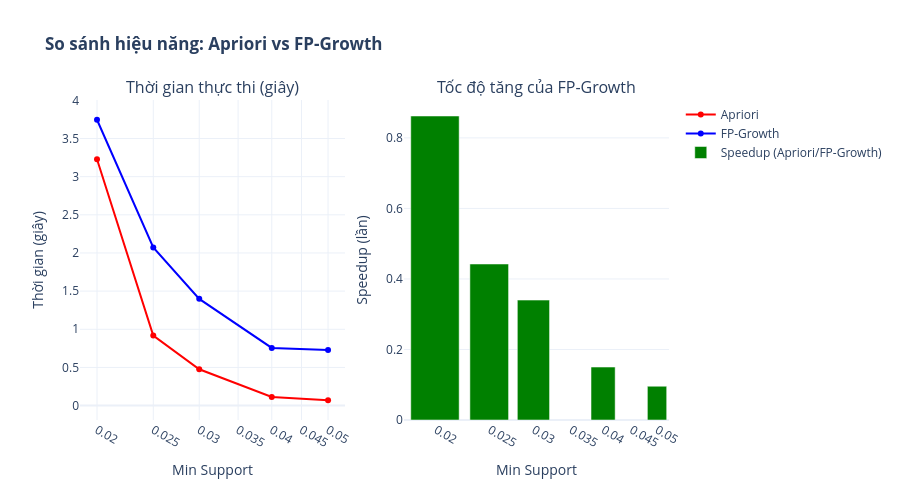

Write notebook code for a chart like this one.
### Markdown cell above
### 2.2. Biểu đồ so sánh Apriori vs FP-Growth

### Code cell
"""
CELL 5: BIỂU ĐỒ 1 - SO SÁNH THỜI GIAN THỰC THI
Mục đích: Vẽ line chart so sánh thời gian chạy của Apriori vs FP-Growth khi giảm min_support
Nội dung: Trục X = min_support, Y = thời gian (giây), 2 đường cho Apriori và FP-Growth
Ý nghĩa: Cho thấy FP-Growth nhanh hơn rõ rệt khi min_support giảm
"""

fig = make_subplots(
    rows=1, cols=2,
    subplot_titles=('Thời gian thực thi (giây)', 'Tốc độ tăng của FP-Growth'),
    specs=[[{"secondary_y": False}, {"secondary_y": False}]]
)

# Biểu đồ 1: Thời gian
fig.add_trace(
    go.Scatter(x=df_comparison['min_support'], y=df_comparison['apriori_time'],
               mode='lines+markers', name='Apriori', line=dict(color='red', width=2)),
    row=1, col=1
)
fig.add_trace(
    go.Scatter(x=df_comparison['min_support'], y=df_comparison['fpgrowth_time'],
               mode='lines+markers', name='FP-Growth', line=dict(color='blue', width=2)),
    row=1, col=1
)

# Biểu đồ 2: Speedup
fig.add_trace(
    go.Bar(x=df_comparison['min_support'], y=df_comparison['speedup'],
           name='Speedup (Apriori/FP-Growth)', marker_color='green'),
    row=1, col=2
)

fig.update_xaxes(title_text="Min Support", row=1, col=1, type='log')
fig.update_xaxes(title_text="Min Support", row=1, col=2, type='log')
fig.update_yaxes(title_text="Thời gian (giây)", row=1, col=1)
fig.update_yaxes(title_text="Speedup (lần)", row=1, col=2)

fig.update_layout(
    title_text="<b>So sánh hiệu năng: Apriori vs FP-Growth</b>",
    height=500,
    showlegend=True,
    template="plotly_white"
)

# Hiển thị biểu đồ - dùng display thay vì show() để tránh lỗi nbformat
from IPython.display import display
display(fig)

print("\n📊 NHẬN XÉT VỀ THỜI GIAN THỰC THI:")
print("- FP-Growth luôn nhanh hơn Apriori ở tất cả các giá trị min_support")
print(f"- Tốc độ tăng trung bình: {df_comparison['speedup'].mean():.2f}x")
print(f"- Tốc độ tăng tối đa: {df_comparison['speedup'].max():.2f}x tại min_support={df_comparison.loc[df_comparison['speedup'].idxmax(), 'min_support']}")

### Figure 1 — Plotly figure (JSON) as saved in the notebook; plotly's stock layout.template omitted (floating-point values rounded to 4 significant figures)
{"data": [{"line": {"color": "red", "width": 2}, "mode": "lines+markers", "name": "Apriori", "type": "scatter", "x": [0.05, 0.04, 0.03, 0.025, 0.02], "xaxis": "x", "y": [0.06975, 0.1134, 0.4756, 0.917, 3.229], "yaxis": "y"}, {"line": {"color": "blue", "width": 2}, "mode": "lines+markers", "name": "FP-Growth", "type": "scatter", "x": [0.05, 0.04, 0.03, 0.025, 0.02], "xaxis": "x", "y": [0.7286, 0.7554, 1.398, 2.073, 3.746], "yaxis": "y"}, {"marker": {"color": "green"}, "name": "Speedup (Apriori/FP-Growth)", "type": "bar", "x": [0.05, 0.04, 0.03, 0.025, 0.02], "xaxis": "x2", "y": [0.09574, 0.1502, 0.3401, 0.4423, 0.8621], "yaxis": "y2"}], "layout": {"annotations": [{"font": {"size": 16}, "showarrow": false, "text": "Thời gian thực thi (giây)", "x": 0.225, "xanchor": "center", "xref": "paper", "y": 1, "yanchor": "bottom", "yref": "paper"}, {"font": {"size": 16}, "showarrow": false, "text": "Tốc độ tăng của FP-Growth", "x": 0.775, "xanchor": "center", "xref": "paper", "y": 1, "yanchor": "bottom", "yref": "paper"}], "height": 500, "showlegend": true, "title": {"text": "<b>So sánh hiệu năng: Apriori vs FP-Growth</b>"}, "xaxis": {"anchor": "y", "domain": [0, 0.45], "title": {"text": "Min Support"}, "type": "log"}, "xaxis2": {"anchor": "y2", "domain": [0.55, 1], "title": {"text": "Min Support"}, "type": "log"}, "yaxis": {"anchor": "x", "domain": [0, 1], "title": {"text": "Thời gian (giây)"}}, "yaxis2": {"anchor": "x2", "domain": [0, 1], "title": {"text": "Speedup (lần)"}}}}
